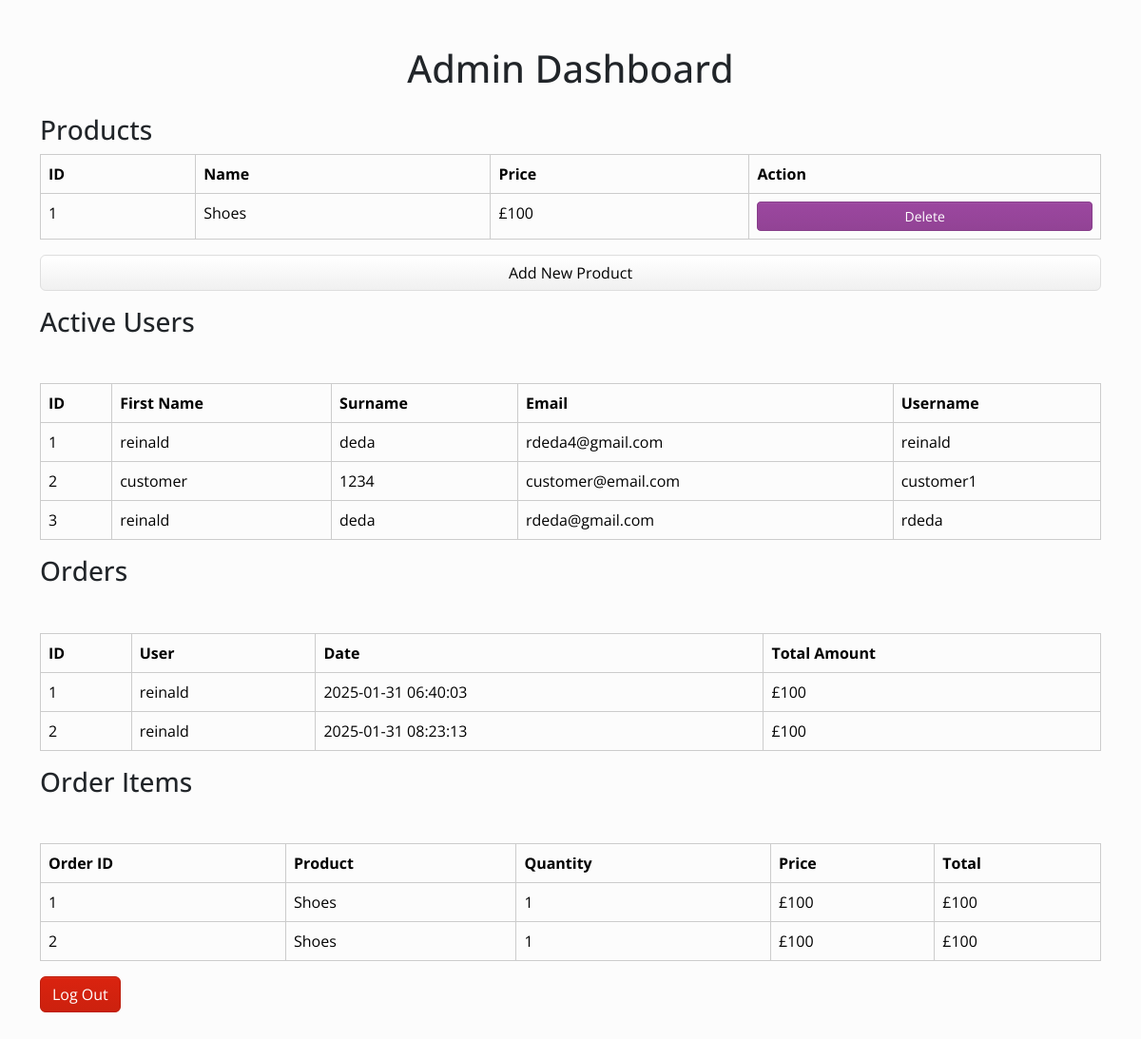
/admin-dashboard (signed in), run on the app's committed database.
### shop/admin/models.py (models this page shows, shortened)
class Product(db.Model):
    id = db.Column(db.Integer, unique=True, primary_key=True)
    name = db.Column(db.String(50), nullable=False)
    price = db.Column(db.Integer, nullable=False)
    image_url = db.Column(db.String(100), nullable=False)
    description = db.Column(db.Text, nullable=False)
    created = db.Column(db.DateTime, default=datetime.utcnow, nullable=False)

class User(db.Model):
    id = db.Column(db.Integer, unique=True, primary_key=True)
    name = db.Column(db.String(50), nullable=False)
    surname = db.Column(db.String(50), nullable=False)
    username = db.Column(db.String(25), unique=True, nullable=False)
    email = db.Column(db.String(50), unique=True, nullable=False)
    password = db.Column(db.String(255), nullable=False)

class Order(db.Model):
    id = db.Column(db.Integer, unique=True, primary_key=True)
    order_date = db.Column(db.DateTime, default=datetime.utcnow, nullable=False)
    total_price = db.Column(db.Integer, nullable=False)
    user_id = db.Column(db.Integer, db.ForeignKey('user.id'), nullable=False)  # this is a foreign key in the User table
    user = db.relationship('User', backref='orders', lazy=True)  # links Order to User

class OrderItem(db.Model):
    id = db.Column(db.Integer, unique=True, primary_key=True)
    order_id = db.Column(db.Integer, db.ForeignKey('order.id'), nullable=False)
    product_id = db.Column(db.Integer, db.ForeignKey('product.id'), nullable=False)
    quantity = db.Column(db.Integer, nullable=False)
    subtotal = db.Column(db.Integer, nullable=False)
    order = db.relationship('Order', backref='items', lazy=True)  # links OrderItem to Order
    product = db.relationship('Product', backref='order_items', lazy=True)  # links OrderItem to Product

### shop/admin/routes.py (the view)
@app.route('/admin-dashboard', methods=['GET', 'POST'])
def admin_dashboard():
    if 'id' not in session: # if the user hasn't logged in
        flash('Admin access required.', 'danger') # display to the user that they need to login
        return redirect(url_for('home'))
    else: # otherwise if the user has logged in
        products = Product.query.all() # gather all of the products from the database
        orders = Order.query.join(User).all() # gather all of the orders from the database
        order_items = OrderItem.query.all() # gather all of the items ordered from the database
        active_users = User.query.all() # gather all of the users that have registered from the database
        return render_template(
            'pages/admin-dashboard.html',
            products=products,
            orders=orders,
            order_items=order_items,
            active_users=active_users
        )

### shop/templates/pages/admin-dashboard.html (shortened to what this page needs)
{% extends "layout.html" %}
{% block content %}
<div class="container py-5">
    <h1 class="text-center mb-4">Admin Dashboard</h1>
    <h3>Products</h3>
    <div class="table-responsive">
        <table class="table table-bordered" id="productTable">
            <thead>
                <tr>
                    <th>ID</th>
                    <th>Name</th>
                    <th>Price</th>
                    <th>Action</th>
                </tr>
            </thead>
            <tbody>
                {% for product in products %}
                    <tr id="product-{{ product.id }}">
                        <td>{{ product.id }}</td>
                        <td>{{ product.name }}</td>
                        <td>£{{ product.price }}</td>
                        <td>
                            <button class="btn btn-danger btn-sm delete-product w-100" data-id="{{ product.id }}">Delete</button>
                        </td>
                    </tr>
                {% endfor %}
            </tbody>
        </table>
    </div>
    <a href="{{ url_for('add_product') }}" class="btn btn-secondary mb-3 w-100">Add New Product</a>
    <h3>Active Users</h3>
    <div class="table-responsive mt-5">
        <table class="table table-bordered" id="activeUserTable">
            <thead>
                <tr>
                    <th>ID</th>
                    <th>First Name</th>
                    <th>Surname</th>
                    <th>Email</th>
                    <th>Username</th>
                </tr>
            </thead>
            <tbody>
                {% for user in active_users %}
                    <tr>
                        <td>{{ user.id }}</td>
                        <td>{{ user.name }}</td>
                        <td>{{ user.surname }}</td>
                        <td>{{ user.email }}</td>
                        <td>{{ user.username }}</td>
                    </tr>
                {% endfor %}
            </tbody>
        </table>
    </div>
    <h3>Orders</h3>
    <div class="table-responsive mt-5">
        <table class="table table-bordered" id="orderTable">
            <thead>
                <tr>
                    <th>ID</th>
                    <th>User</th>
                    <th>Date</th>
                    <th>Total Amount</th>
                </tr>
            </thead>
            <tbody>
                {% for order in orders %}
                    <tr>
                        <td>{{ order.id }}</td>
                        <td>{{ order.user.username }}</td>
                        <td>{{ order.order_date.strftime('%Y-%m-%d %H:%M:%S') }}</td>
                        <td>£{{ order.total_price }}</td>
                    </tr>
                {% endfor %}
            </tbody>
        </table>
    </div>
    <h3>Order Items</h3>
    <div class="table-responsive mt-5">
        <table class="table table-bordered" id="orderItemsTable">
            <thead>
                <tr>
                    <th>Order ID</th>
                    <th>Product</th>
                    <th>Quantity</th>
                    <th>Price</th>
                    <th>Total</th>
                </tr>
            </thead>
            <tbody>
                {% for order in orders %}
                    {% for item in order.items %}
                        <tr>
                            <td>{{ order.id }}</td>
                            <td>{{ item.product.name }}</td>
                            <td>{{ item.quantity }}</td>
                            <td>£{{ item.product.price }}</td>
                            <td>£{{ item.product.price * item.quantity }}</td>
                        </tr>
                    {% endfor %}
                {% endfor %}
            </tbody>
        </table>
    </div>
    <a href="{{ url_for('logout') }}" class="btn btn-primary">Log Out</a>
</div>
{% endblock content %}

### shop/templates/layout.html (shortened to what this page needs)
<!doctype html>
<html lang="en">
  <head>
    <link rel="stylesheet" href="{{url_for('static', filename='css/bootstrap.min.css')}}">
  </head>
  <body>
    {% block content %}
    {% endblock content %}
  </body>
</html>

### data on the page
Product: id "1", name "Shoes", price "100"
User: id "1", name "reinald", surname "deda", email "rdeda4@gmail.com", username "reinald"
User: id "2", name "customer", surname "1234", email "customer@email.com", username "customer1"
User: id "3", name "reinald", surname "deda", email "rdeda@gmail.com", username "rdeda"
Order: id "1", user.username "reinald", order_date "2025-01-31 06:40:03", total_price "100"
Order: id "2", user.username "reinald", order_date "2025-01-31 08:23:13", total_price "100"
OrderItem: product.name "Shoes", quantity "1", product.price "100", item.product.price*item.quantity "100"
OrderItem: product.name "Shoes", quantity "1", product.price "100", item.product.price*item.quantity "100"
